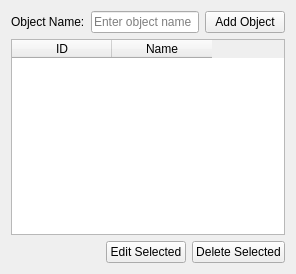
<?xml version="1.0" encoding="UTF-8"?>
<ui version="4.0">
 <class>ObjectTab</class>
 <widget class="QWidget" name="ObjectTab">
  <property name="geometry">
   <rect>
    <x>0</x>
    <y>0</y>
    <width>296</width>
    <height>274</height>
   </rect>
  </property>
  <layout class="QVBoxLayout" name="verticalLayout_2">
   <item>
    <layout class="QHBoxLayout" name="horizontalLayout">
     <item>
      <widget class="QLabel" name="nameLabel">
       <property name="text">
        <string>Object Name:</string>
       </property>
      </widget>
     </item>
     <item>
      <widget class="QLineEdit" name="nameLineEdit">
       <property name="placeholderText">
        <string>Enter object name</string>
       </property>
      </widget>
     </item>
     <item>
      <widget class="QPushButton" name="addButton">
       <property name="text">
        <string>Add Object</string>
       </property>
      </widget>
     </item>
    </layout>
   </item>
   <item>
    <widget class="QTableWidget" name="objectsTable">
     <property name="editTriggers">
      <set>QAbstractItemView::EditTrigger::NoEditTriggers</set>
     </property>
     <property name="alternatingRowColors">
      <bool>true</bool>
     </property>
     <property name="selectionMode">
      <enum>QAbstractItemView::SelectionMode::SingleSelection</enum>
     </property>
     <property name="selectionBehavior">
      <enum>QAbstractItemView::SelectionBehavior::SelectRows</enum>
     </property>
     <attribute name="verticalHeaderVisible">
      <bool>false</bool>
     </attribute>
     <column>
      <property name="text">
       <string>ID</string>
      </property>
     </column>
     <column>
      <property name="text">
       <string>Name</string>
      </property>
     </column>
    </widget>
   </item>
   <item>
    <layout class="QHBoxLayout" name="horizontalLayout_2">
     <item>
      <spacer name="horizontalSpacer">
       <property name="orientation">
        <enum>Qt::Orientation::Horizontal</enum>
       </property>
       <property name="sizeHint" stdset="0">
        <size>
         <width>40</width>
         <height>20</height>
        </size>
       </property>
      </spacer>
     </item>
     <item>
      <widget class="QPushButton" name="editButton">
       <property name="text">
        <string>Edit Selected</string>
       </property>
      </widget>
     </item>
     <item>
      <widget class="QPushButton" name="deleteButton">
       <property name="text">
        <string>Delete Selected</string>
       </property>
      </widget>
     </item>
    </layout>
   </item>
  </layout>
 </widget>
 <resources/>
 <connections/>
</ui>
